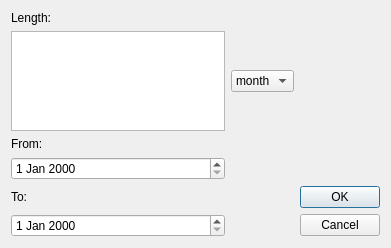
<?xml version="1.0" encoding="UTF-8"?>
<ui version="4.0">
 <class>Dialog_loop</class>
 <widget class="QDialog" name="Dialog_loop">
  <property name="geometry">
   <rect>
    <x>0</x>
    <y>0</y>
    <width>391</width>
    <height>248</height>
   </rect>
  </property>
  <property name="windowTitle">
   <string>Dialog</string>
  </property>
  <layout class="QGridLayout" name="gridLayout">
   <item row="0" column="0">
    <widget class="QLabel" name="label">
     <property name="text">
      <string>Length:</string>
     </property>
    </widget>
   </item>
   <item row="1" column="0">
    <widget class="QTextEdit" name="textEdit"/>
   </item>
   <item row="1" column="1">
    <widget class="QComboBox" name="comboBox">
     <item>
      <property name="text">
       <string>month</string>
      </property>
     </item>
     <item>
      <property name="text">
       <string>week</string>
      </property>
     </item>
     <item>
      <property name="text">
       <string>day</string>
      </property>
     </item>
    </widget>
   </item>
   <item row="2" column="0">
    <widget class="QLabel" name="label_2">
     <property name="text">
      <string>From:</string>
     </property>
    </widget>
   </item>
   <item row="3" column="0">
    <widget class="QDateEdit" name="dateEdit"/>
   </item>
   <item row="4" column="0">
    <widget class="QLabel" name="label_3">
     <property name="text">
      <string>To:</string>
     </property>
    </widget>
   </item>
   <item row="4" column="2">
    <widget class="QPushButton" name="pushButton">
     <property name="text">
      <string>OK</string>
     </property>
    </widget>
   </item>
   <item row="5" column="0">
    <widget class="QDateEdit" name="dateEdit_2"/>
   </item>
   <item row="5" column="2">
    <widget class="QPushButton" name="pushButton_2">
     <property name="text">
      <string>Cancel</string>
     </property>
    </widget>
   </item>
  </layout>
 </widget>
 <resources/>
 <connections/>
</ui>
